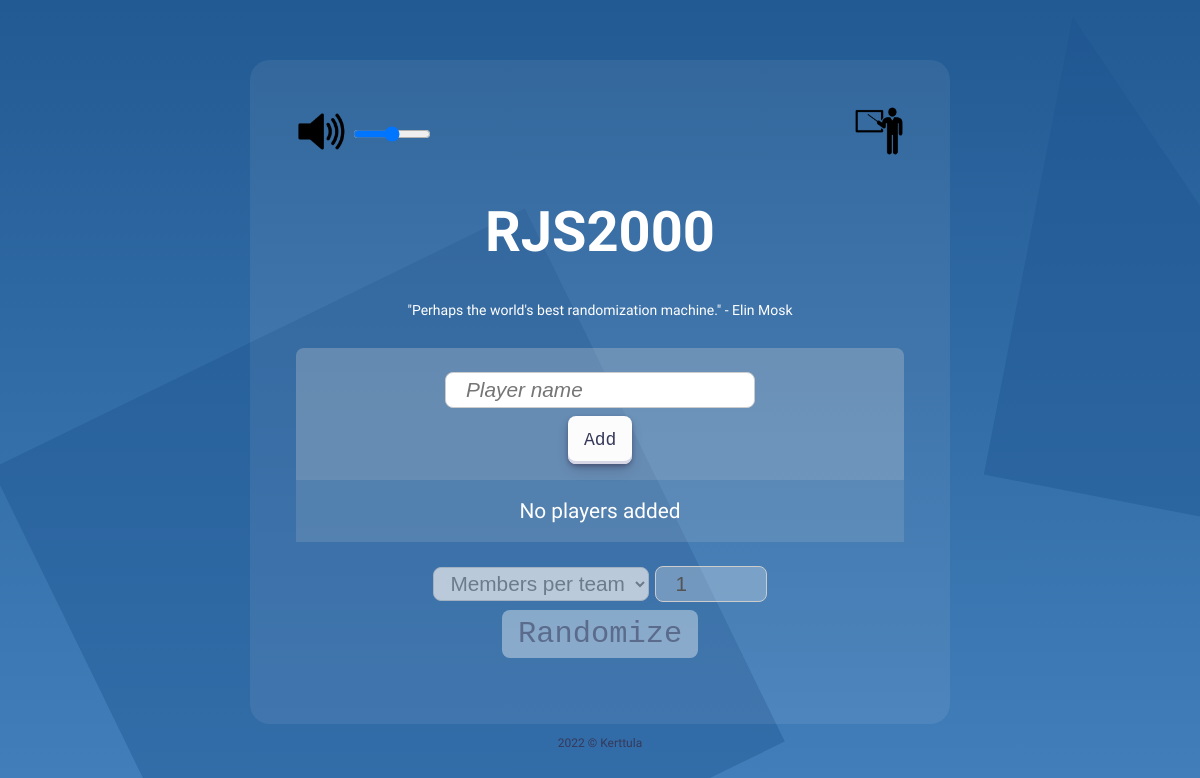
The app's page /, older data.
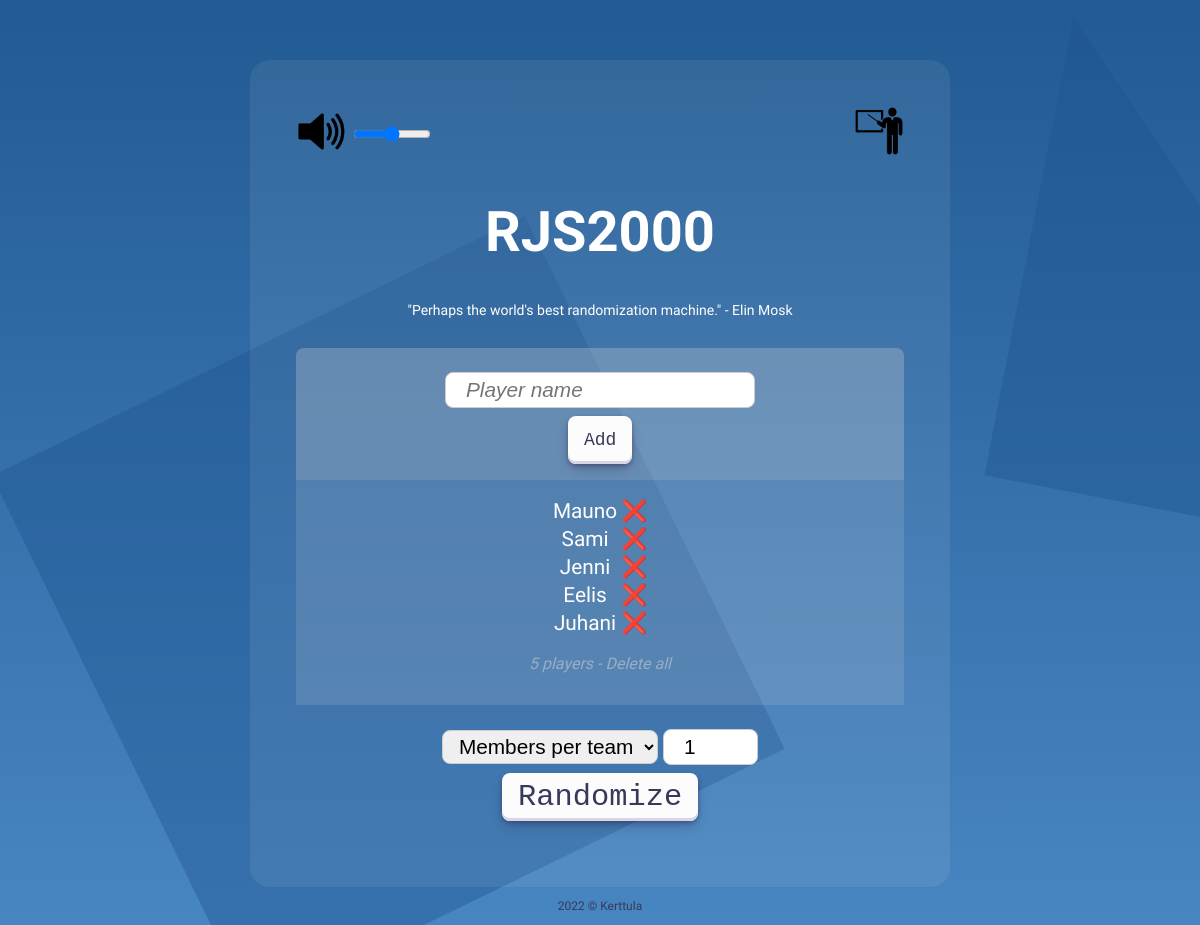
The same page, newer data.
### tables this page shows
CREATE TABLE players(id INTEGER PRIMARY KEY, name TEXT);

### php/classes.php (the view, shortened to what this page needs)
<?php
    class Logic
    {
        private static function GetDB()
        {
            $rootDir = realpath($_SERVER["DOCUMENT_ROOT"]) . "/cloud11/RJS2000";
            return new SQLite3($rootDir . '/database/database.db');
        }
        public static function GetPlayers()
        {
            $db = self::GetDB();
            $res = $db->query('SELECT * FROM players');
            $empty_result = true;
            $players_amount = 0;
            echo '<table class="center">';
            while ($row = $res->fetchArray())
            {
                echo '<tr>
                <td>'. $row["name"].'</td>
                <td><a href="php/delete_player.php?id='.$row["id"].'">❌</a></td>
                </tr>';
                $empty_result = false;
                $players_amount++;
            }
            if($empty_result) {
                echo '<tr><td id="no-players">No players added</td></tr>';
            }
            echo '</table>';
            if(!$empty_result) {
                echo '<p id="players-amount"><span id="amount">'.$players_amount.'</span> players - <a href="php/delete_all.php">Delete all</a></p>';
            }
        }
    }
?>

### index.php (shortened to what this page needs)
<?php
    require_once('php/classes.php');
?>
<!DOCTYPE html>
<html>
    <head>
        <link rel="stylesheet" href="css/styles.css">
    </head>
    <body>
        <div class="content">
            <div class="app">
                <div class="controls">
                    <div class="musicOn">
                        <img class="play" src="assets/img/sound-png-3.png"></img>
                        <input type="range" id="volume-control">
                    </div>
                    <div class="teacher-mode">
                        <a href="php/teacher_mode.php"><img src="assets/img/teacher.png"></img></a>
                    </div>
                </div>
                <div class="heading">
                    <h1><a href=".">RJS2000</a></h1>
                    <p class="rating">"Perhaps the world's best randomization machine." - Elin Mosk</p>
                </div>
                <div class="input-area">
                    <form action="php/add_player.php" method="POST">
                        <input required autofocus type="text" name="name" placeholder="Player name"><br>
                        <input class="button-30" type="submit" value="Add">
                    </form>
                </div>
                <div class="name-bucket">
                    <?php Logic::GetPlayers() ?>
                </div>
                <div class="button-container">
                    <form action="index.php" method="GET">
                        <select id="random-type" name="randomize-type">
                            <option value="members-per-team">Members per team</option>
                        </select>
                        <input id="size" name="randomize" type=number min=1
                            value="<?php
                                if(isset($_GET["randomize"])){
                                    echo $_GET["randomize"];
                                } else {
                                    echo 1;
                                }?>">
                            <br>
                        <input id="randomize-btn" class="button-30 big-button" type="submit" value="Randomize">
                    </form>
                </div>
            </div>
        </div>
    </body>
    <footer>
        <p>2022 © Kerttula</p>
    </footer>
</html>

Row changes from the older to the newer data that the page shows:
added players: name "Mauno"
added players: name "Sami"
added players: name "Jenni"
added players: name "Eelis"
added players: name "Juhani"
Text that changed along with them:
$players_amount: (not shown) → "5"
text no longer shown: "No players added"
text now shown: "players - Delete all"
